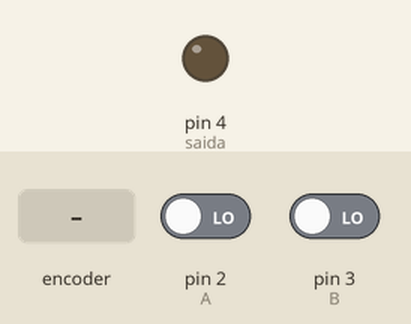
This sketch was run on a simulated Arduino Uno, built with avr-gcc and run on an emulated ATmega328P. On the bench: output pins drawn as LEDs (lit = HIGH). Dashed ring = blinking. The inputs (shaded band) are chosen by the test bench; at power-on: pin 2 (A) LOW, pin 3 (B) LOW.

Above: at 1.2 s.
1.3 s: rotary encoder on pin 2 (A) / pin 3 (B) turned 3 steps (first pin leading)
At 1.53 s:
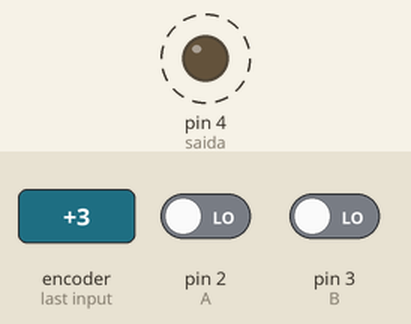
At 2.4 s:
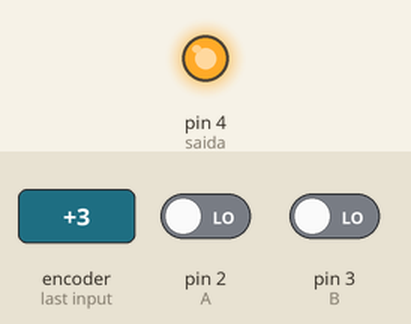
Timing chart, 0 to 4.3 s (numbered marks = the images above; inputs shaded):
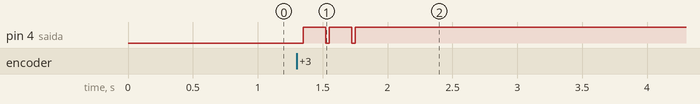

Measured:
- after the input at 1.3 s, pin 4 (saida): alternates HIGH for 0.17 s and LOW for 0.03 s, 5 changes in all, then stays HIGH, starting after 0.05 s

The sketch:

magnificent_inari1.ino
```cpp
#define A 2 // Definindo a porta para a entrada lógica A
#define B 3 // Definindo a porta para a entrada lógica B
#define saida 4 // Definindo a porta para a saida lógica (resultado)

int estadoEntradaA = 0;
int estadoEntradaB = 0;
int estadoSaida = 0;

void setup() {

  pinMode(saida, OUTPUT);
  pinMode(A, INPUT);
  pinMode(B, INPUT);

}

void loop() {

    estadoEntradaA = digitalRead(A);
    estadoEntradaB = digitalRead(B);


    // Escolha abaixo a operação que deseja executar tire as barras "//" da frente da expressão escolhida.
    //As outras expressões deve ter as barras "//" na frete.

    //estadoSaida = estadoEntradaA && estadoEntradaB; // Faz a operação lógica AND (E) entre A e B
    estadoSaida = estadoEntradaA || estadoEntradaB; // Faz a operação lógica OR (OU) entre A e B
    //estadoSaida = !(estadoEntradaA && estadoEntradaB); // Faz a operação lógica NAND (E invertida) entre A e B
    //estadoSaida = !(estadoEntradaA || estadoEntradaB); // Faz a operação lógica NOR (OU invertida) entre A e B
    //estadoSaida = estadoEntradaA ^ estadoEntradaB; // Faz a operação lógica XOR (Ou exclusivo) entre A e B
    //estadoSaida = !(estadoEntradaA ^ estadoEntradaB); // Faz a operação lógica XNOR (Ou exclusivo invertido) entre A e B

    digitalWrite(saida, estadoSaida);

}
```
